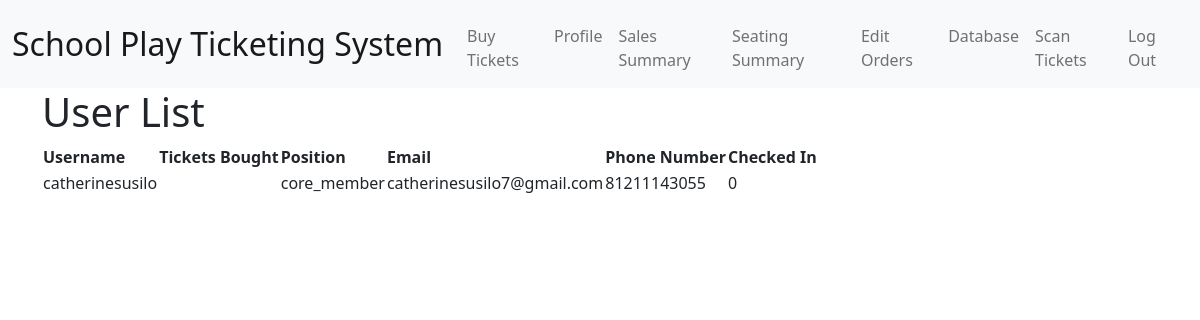
Page /database (signed in) on the earlier database version.
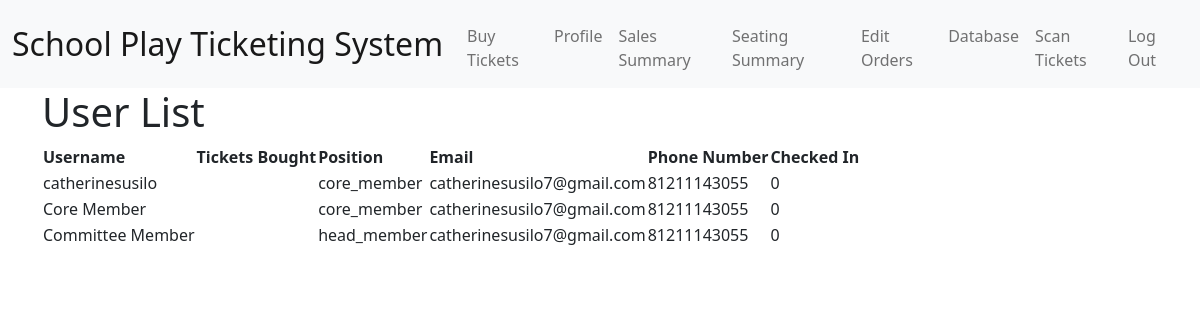
Same page on the later database version.
### tables this page shows
CREATE TABLE "users" (
	"id"	INTEGER NOT NULL UNIQUE,
	"username"	TEXT NOT NULL UNIQUE,
	"hash"	TEXT NOT NULL,
	"ticketsBought"	TEXT,
	"position"	TEXT,
	"email"	TEXT NOT NULL,
	"phoneNo"	INTEGER NOT NULL,
	"checkedIn"	INTEGER NOT NULL,
	PRIMARY KEY("id")
);

### app.py (the view)
@app.route('/database')
@login_required
def database():
    rows = db.execute("SELECT * FROM users")
    return render_template('database.html', rows=rows)

### app.py (called while the page is built)
@app.after_request
def after_request(response):
    response.headers["Cache-Control"] = "no-cache, no-store, must-revalidate"
    response.headers["Expires"] = 0
    response.headers["Pragma"] = "no-cache"
    return response

def login_required(f):
    @wraps(f)
    def decorated_function(*args, **kwargs):
        if session.get("user_id") is None:
            return redirect("/login")
        return f(*args, **kwargs)
    return decorated_function

### templates/database.html (shortened to what this page needs)
{% extends "layout.html" %}
{% block main %}
    <h1>User List</h1>
    <table>
        <thead>
            <tr>
                <th>Username</th>
                <th>Tickets Bought</th>
                <th>Position</th>
                <th>Email</th>
                <th>Phone Number</th>
                <th>Checked In</th>
            </tr>
        </thead>
        <tbody>
            {% for row in rows %}
            <tr>
                <td>{{ row.username }}</td>
                <td>{{ row.tickets_bought }}</td>
                <td>{{ row.position }}</td>
                <td>{{ row.email }}</td>
                <td>{{ row.phoneNo }}</td>
                <td>{{ row.checkedIn }}</td>
            </tr>
            {% endfor %}
        </tbody>
    </table>
{% endblock %}

### templates/layout.html (shortened to what this page needs)
<!DOCTYPE html>
<html lang="en">
<head>
    <link href="https://cdn.jsdelivr.net/npm/bootstrap@5.1.3/dist/css/bootstrap.min.css" rel="stylesheet">
    <link href="/static/style.css" rel="stylesheet">
</head>
<body>
    <header>
        <nav class="navbar navbar-expand-lg navbar-light bg-light">
            <div class="container-fluid">
                <a class="navbar-brand" href="/">School Play Ticketing System</a>
                <div class="collapse navbar-collapse" id="navbarNav">
                    {% if session["user_id"] %}
                        <ul class="navbar-nav me-auto mt-2">
                            <li class="nav-item"><a class="nav-link" href="/buytickets">Buy Tickets</a></li>
                            <li class="nav-item"><a class="nav-link" href="/profile">Profile</a></li>
                            {% if session["position"] == "core_member" %}
                                <li class="nav-item"><a class="nav-link" href="/salesSummary">Sales Summary</a></li>
                                <li class="nav-item"><a class="nav-link" href="/seatingSummary">Seating Summary</a></li>
                                <li class="nav-item"><a class="nav-link" href="/editOrders">Edit Orders</a></li>
                                <li class="nav-item"><a class="nav-link" href="/database">Database</a></li>
                                <li class="nav-item"><a class="nav-link" href="/scanTickets">Scan Tickets</a></li>
                            {% endif %}
                        </ul>
                        <ul class="navbar-nav ms-auto mt-2">
                            <li class="nav-item"><a class="nav-link" href="/logout">Log Out</a></li>
                        </ul>
                    {% else %}
                        <ul class="navbar-nav ms-auto mt-2">
                            <li class="nav-item"><a class="nav-link" href="/register">Register</a></li>
                            <li class="nav-item"><a class="nav-link" href="/login">Log In</a></li>
                        </ul>
                    {% endif %}
                </div>
            </div>
        </nav>
    </header>
    <main>
        <div class="container">
            {% block main %}{% endblock %}
        </div>
    </main>
</body>
</html>

### static/style.css (style rules this page uses)
nav .navbar-brand { font-size: xx-large; }

Differences in the rows shown:
added users: username "Core Member", position "core_member", email "catherinesusilo7@gmail.com", phoneNo "81211143055", checkedIn "0"
added users: username "Committee Member", position "head_member", email "catherinesusilo7@gmail.com", phoneNo "81211143055", checkedIn "0"
